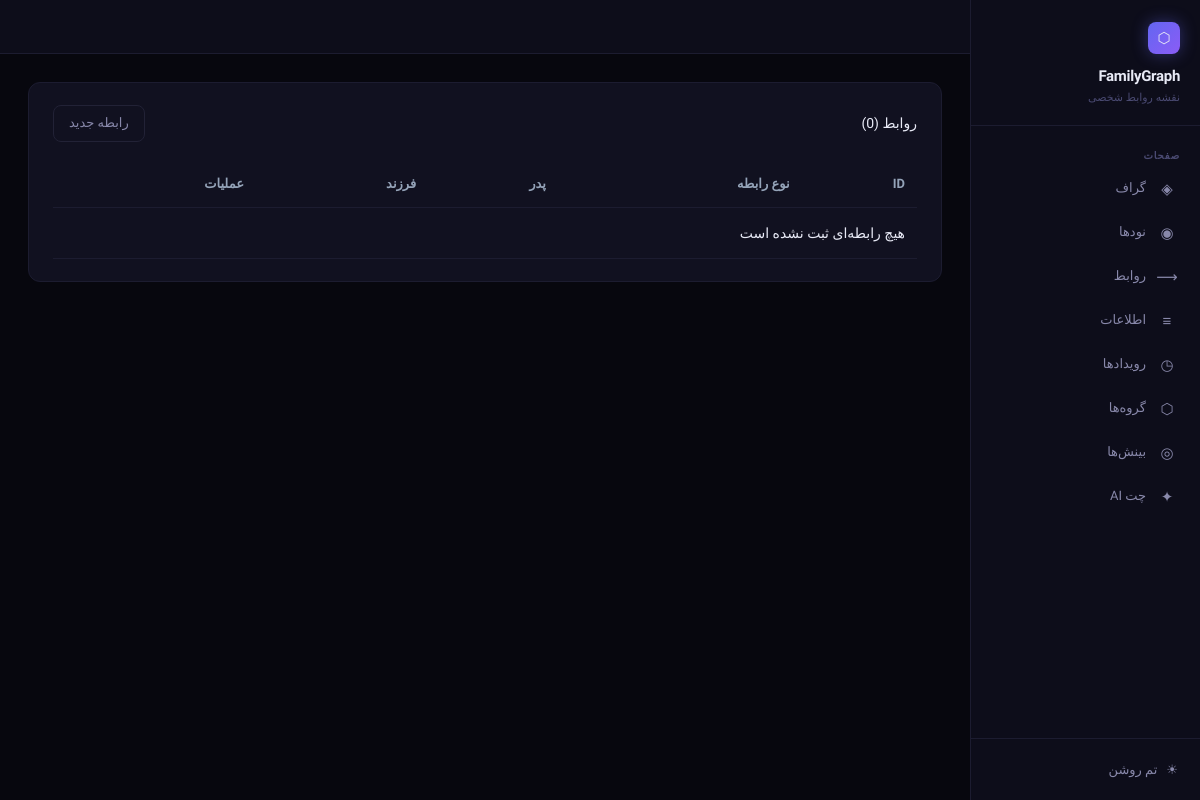
Before: /relationships/ with the older database file.
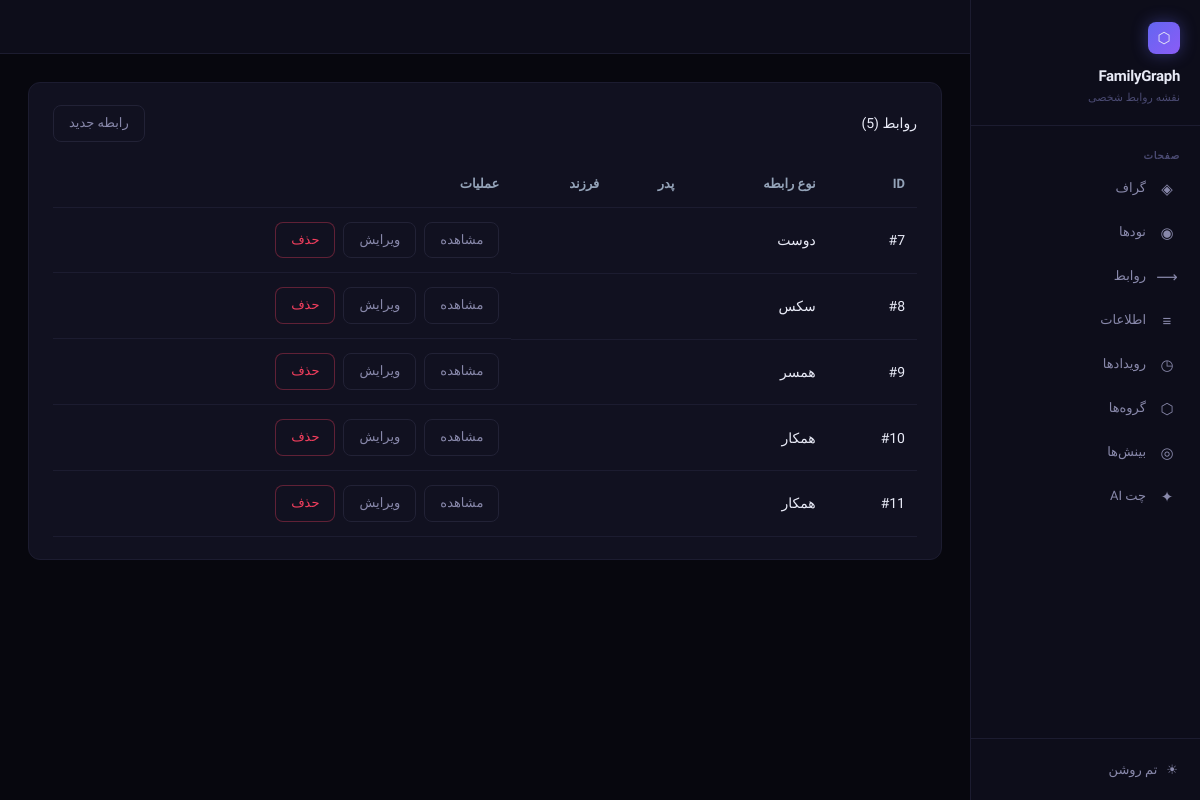
After: the same page with the newer database file.
### main/models.py (models this page shows, shortened)
class Relationship(models.Model):
    STATUS_CHOICES = [
        ('active',    'فعال'),
        ('distant',   'دور شده'),
        ('inactive',  'غیرفعال'),
    ]
    rel      = models.CharField(max_length=100, blank=True, null=True)
    source   = models.ForeignKey(Node, related_name='as_source', on_delete=models.PROTECT)
    target   = models.ForeignKey(Node, related_name='as_target', on_delete=models.PROTECT)
    strength = models.IntegerField(default=3, choices=[(i, i) for i in range(1, 6)])  # 1-5
    status   = models.CharField(max_length=10, choices=STATUS_CHOICES, default='active')
    met_at   = models.DateField(blank=True, null=True, verbose_name='تاریخ آشنایی')
    class Meta:
        unique_together = ('source', 'target', 'rel')

### main/views.py (the view)
# urls.py: path('relationships/', views.RelationshipListView.as_view(), name='relationship_list'),
class RelationshipListView(ListView):
    model = Relationship
    template_name = 'relationships/relationship_list.html'
    context_object_name = 'relationships'
    paginate_by = 20

### templates/relationships/relationship_list.html (shortened to what this page needs)
{% extends "base.html" %}
{% block content %}
<div class="card">
	<div class="header-row">
		<div class="card-title">
			روابط ({{ relationships|length }})
		</div>
		<a href="{% url 'relationship_create' %}" class="btn">
			رابطه جدید
		</a>
	</div>
	<table class="table">
		<thead>
			<tr>
				<th>ID</th>
				<th>نوع رابطه</th>
				<th>پدر</th>
				<th>فرزند</th>
				<th>عملیات</th>
			</tr>
		</thead>
		<tbody>
		{% for rel in relationships %}
			<tr>
				<td>#{{ rel.id }}</td>
				<td>
					{{ rel.rel }}
				</td>
				<td>
				</td>
				<td>
				</td>
				<td class="actions">
					<a href="{% url 'relationship_detail' rel.id %}" class="btn">
						مشاهده
					</a>
					<a href="{% url 'relationship_update' rel.id %}" class="btn">
						ویرایش
					</a>
					<a href="{% url 'relationship_delete' rel.id %}" class="btn btn-danger">
						حذف
					</a>
				</td>
			</tr>
		{% empty %}
			<tr>
				<td colspan="5">
					هیچ رابطه‌ای ثبت نشده است
				</td>
			</tr>
		{% endfor %}
		</tbody>
	</table>
</div>
{% endblock %}

Changed rows visible on the page:
added Relationship: id "7", rel "دوست"
added Relationship: id "8", rel "سکس"
added Relationship: id "9", rel "همسر"
added Relationship: id "10", rel "همکار"
added Relationship: id "11", rel "همکار"
Other visible differences:
{{ relationships|length }}: "0" → "5"
text no longer shown: "هیچ رابطه‌ای ثبت نشده است"
